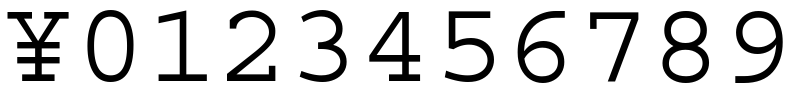
#> input picture courrier-font.png, 796 x 103 px
$ jupyter execute --allow-errors 2_Courier-Digits.ipynb   (shell and % lines are left out)
#> lines starting #> are read from the running program, lines starting #| are printed output that depends on the picture; after the words box and inside, x2 and y2 are one past the last pixel; in counts of white or black regions, pixels touching at a corner belong together
[cell 1]
import sys
import cv2
import numpy as np
from matplotlib import pyplot as plt

[cell 2]
def plot_img(name, img):
    plt.imshow(img)
    plt.title(name)
    plt.show()

[cell 3]
def in_bounds(s, target):
    return (s/target >= 0.7 and s/target <= 1.3)

def digitGenerator(thresh, height_of_digit, width_of_digit):
    contours, hierarchy = cv2.findContours(thresh, cv2.RETR_LIST, cv2.CHAIN_APPROX_SIMPLE)
    for cnt in contours:
        [x, y, w, h] = cv2.boundingRect(cnt)
        if (in_bounds(w, width_of_digit) and in_bounds(h, height_of_digit)):
            cv2.rectangle(thresh, (x - 1, y - 1), (x + 1 + w, y + 1 + h), (0, 0, 255), 1)
            roi = thresh[y:y + h, x:x + w]
            roi = cv2.adaptiveThreshold(roi,255,cv2.ADAPTIVE_THRESH_GAUSSIAN_C, cv2.THRESH_BINARY_INV,21,11)
            yield roi
        else:
            print(w,h)

[cell 4]
im = cv2.imread("./courrier-font.png")
#> im is the input picture: shape (103, 796, 3); min 0, max 255, mean 215.7
imgray = cv2.cvtColor(im, cv2.COLOR_BGR2GRAY)
ret, thresh = cv2.threshold(imgray, 150, 255, 0)
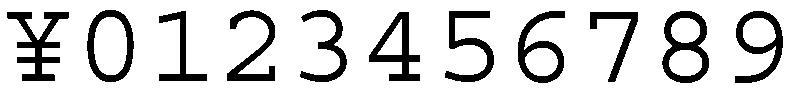
#> thresh: shape (103, 796); 84.2% white; 11 black regions, largest, box (x1, y1, x2, y2) and area: (7, 12, 69, 81) 1557, (662, 11, 709, 83) 1404, (735, 11, 783, 83) 1252
plot_img('thresh', thresh)
width_of_digit = 58
height_of_digit = 84

digitsModels = [[None]] * 11
for roi in digitGenerator(thresh, height_of_digit, width_of_digit):
    cv2.imshow('Training: Enter digits displayed in the red rectangle!', roi)
    key = cv2.waitKey(0)
    keys = [i for i in range(48, 58)]
    keys.append(121)
    if key in keys:
        if key != 121:
            digitsModels[key - 48] = roi
        else:
            digitsModels[10] = roi
#> this loop made 11 passes; (key Esc is pressed on pass 1)
#> pass 1, `cv2.imshow('Training: Enter digits displayed in the red rectangle!', r..`:
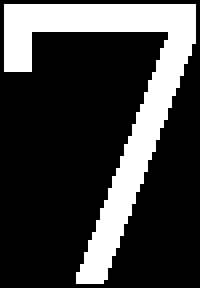
#> window 'Training: Enter digits display': shape (72, 50) (shown 4 times larger); 24.4% white; 1 white region, box (x1, y1, x2, y2) and area: (1, 1, 49, 71) 878
#> pass 2, `cv2.imshow('Training: Enter digits displayed in the red rectangle!', r..`:
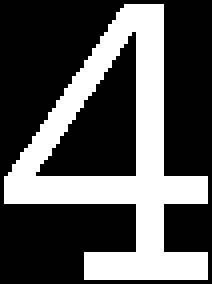
#> window 'Training: Enter digits display': shape (71, 53) (shown 4 times larger); 33.2% white; 1 white region, box (x1, y1, x2, y2) and area: (1, 1, 52, 70) 1251
#> after the loop, digitsModels = 11 items
cv2.destroyAllWindows()

[cell 5]
def detect_number(digit, candidate):
    dgt = digit
    if (candidate.shape != dgt.shape):
        dgt = cv2.resize(dgt, np.transpose(candidate).shape)
    dgt[np.where(dgt > 80)] = 255
    dgt[np.where(dgt <= 80)] = 0
    conv = np.multiply(dgt, candidate)
    return np.sum(np.sum(conv))

def recognize_digit(candidate):
    convs = [detect_number(digit, candidate) for digit in digitsModels]
    print(candidate.shape, convs)
    return convs.index(max(convs))

#> (a cell that did not finish here is left out)

[cell 7]
im = cv2.imread("./fapiao/croped/43614530.png")
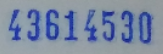
#> input picture fapiao/croped/43614530.png, 163 x 54 px
#> im is the input picture: shape (54, 163, 3); mean B, G, R 163.3, 138.5, 124.6
imgray = cv2.cvtColor(im, cv2.COLOR_BGR2GRAY)
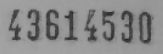
#> imgray: shape (54, 163); min 35, max 165, mean 137.2
ret, thresh = cv2.threshold(imgray, 120, 255, 0)
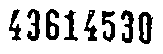
#> thresh: shape (54, 163); 80.1% white; 8 black regions, largest, box (x1, y1, x2, y2) and area: (138, 12, 153, 44) 277, (46, 9, 59, 40) 254, (27, 9, 40, 41) 231
plot_img('thresh', thresh)
width_of_digit = 15
height_of_digit = 33

for roi in digitGenerator(thresh, height_of_digit, width_of_digit):
    cv2.imshow('Training: Enter digits displayed in the red rectangle!', roi)
    try:
        print("Digit is:", recognize_digit(roi))
    except Exception as e:
        print("Size Exception", e)
        cv2.destroyAllWindows()
        break
    cv2.waitKey(0)
#> this loop made 1 pass
#| Size Exception 'list' object has no attribute 'shape'
cv2.destroyAllWindows()
